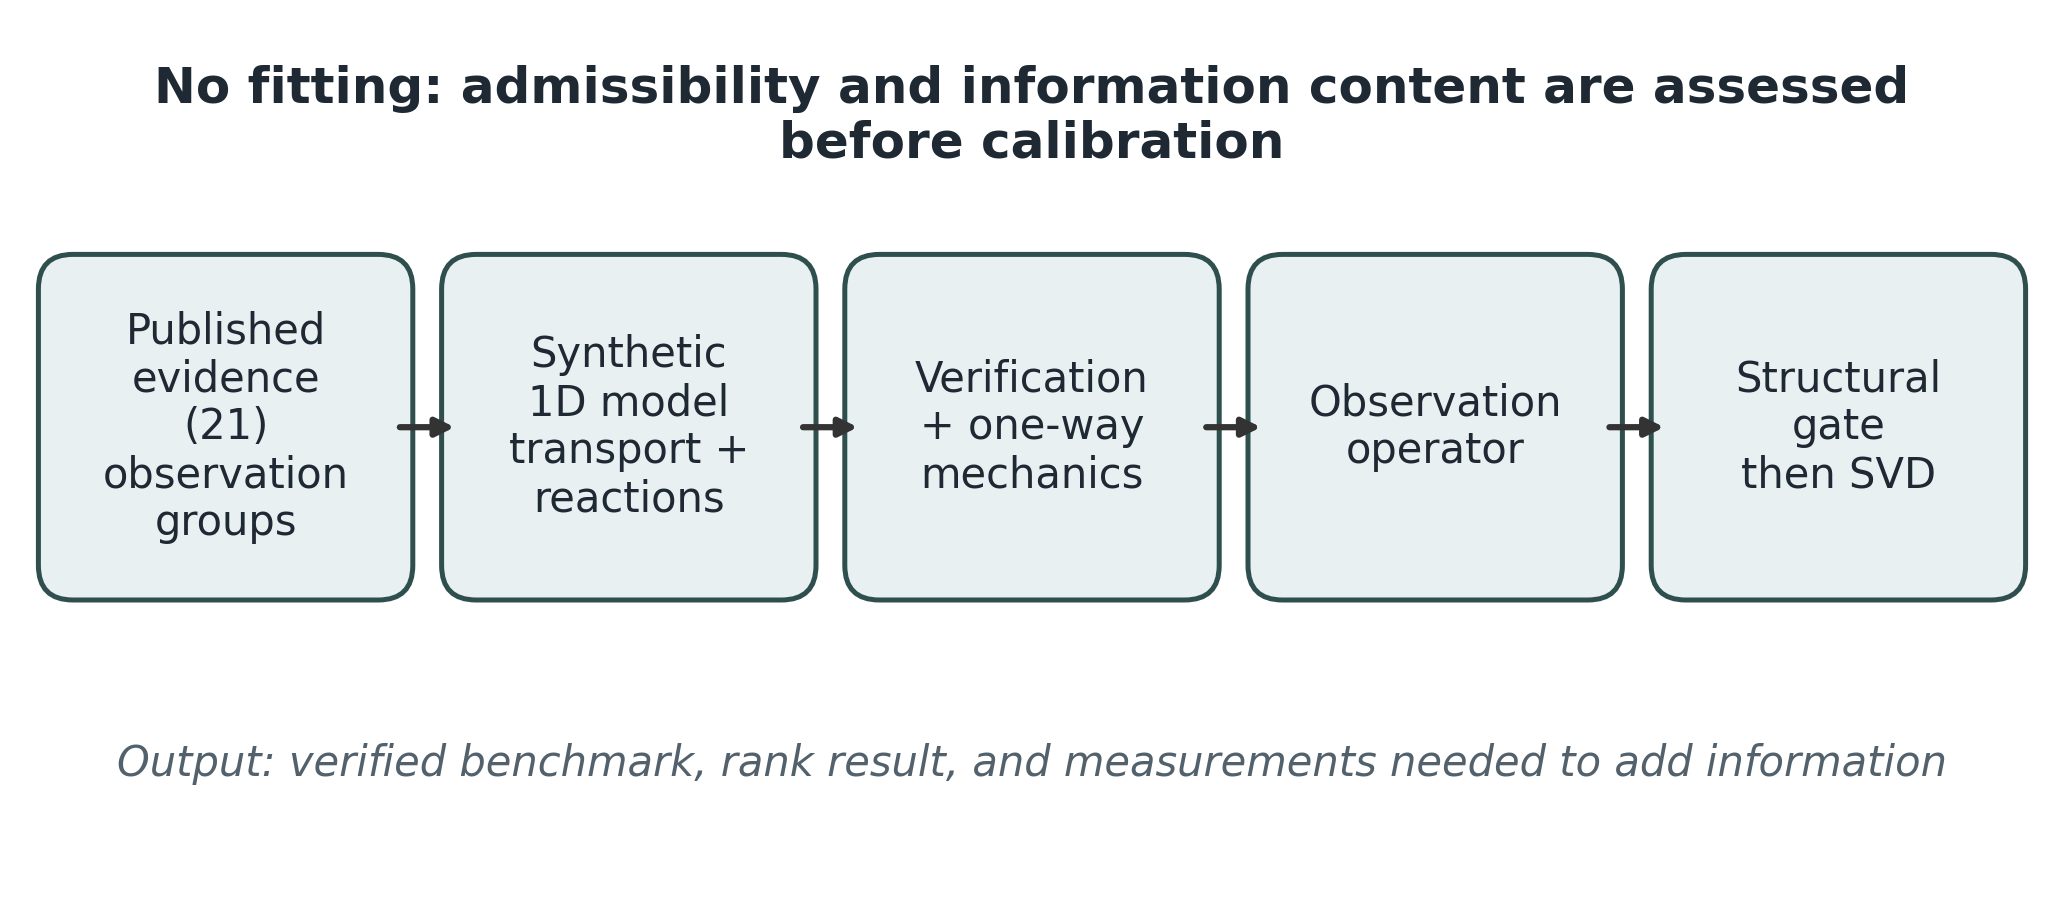

Write Python code to recreate this figure.
#!/usr/bin/env python3
"""Create a publication-ready workflow diagram for the observation-operator study.

The script writes workflow_observation_operator.png (300 dpi) and
workflow_observation_operator.pdf (vector PDF) beside this script.
"""

from pathlib import Path

import matplotlib.pyplot as plt
from matplotlib.patches import FancyArrowPatch, FancyBboxPatch


# Output files are written beside this script so it remains portable.
OUTPUT_DIR = Path(__file__).resolve().parent
PNG_PATH = OUTPUT_DIR / "workflow_observation_operator.png"
PDF_PATH = OUTPUT_DIR / "workflow_observation_operator.pdf"

# Muted, colorblind-friendly academic palette.
BOX_FACE = "#E8F0F2"
BOX_EDGE = "#2F4F4F"
ARROW_COLOR = "#333333"
TITLE_COLOR = "#1F2933"
OUTPUT_COLOR = "#52616B"

# Use common sans-serif fonts with a reliable Matplotlib fallback.
plt.rcParams.update(
    {
        "font.family": "sans-serif",
        "font.sans-serif": ["Arial", "Helvetica", "DejaVu Sans"],
        "pdf.fonttype": 42,
        "ps.fonttype": 42,
        "savefig.facecolor": "white",
    }
)


def build_flowchart() -> tuple[plt.Figure, plt.Axes]:
    """Draw the left-to-right workflow and return the figure and axes."""
    fig, ax = plt.subplots(figsize=(7.0, 3.0))
    fig.subplots_adjust(left=0.02, right=0.98, bottom=0.02, top=0.98)
    ax.set_xlim(0, 7)
    ax.set_ylim(0, 3)
    ax.axis("off")

    # The title is wrapped intentionally to preserve a comfortable font size.
    ax.text(
        3.5,
        2.68,
        "No fitting: admissibility and information content are assessed\nbefore calibration",
        ha="center",
        va="center",
        fontsize=12,
        fontweight="bold",
        color=TITLE_COLOR,
        linespacing=1.15,
    )

    labels = [
        "Published\nevidence\n(21)\nobservation\ngroups",
        "Synthetic\n1D model\ntransport +\nreactions",
        "Verification\n+ one-way\nmechanics",
        "Observation\noperator",
        "Structural\ngate\nthen SVD",
    ]

    # Uniform box geometry keeps the flow visually balanced.
    box_width = 1.18
    box_height = 1.08
    gap = 0.22
    first_x = 0.11
    box_y = 1.06
    center_y = box_y + box_height / 2
    xs = [first_x + i * (box_width + gap) for i in range(len(labels))]

    for x, label in zip(xs, labels):
        box = FancyBboxPatch(
            (x, box_y),
            box_width,
            box_height,
            boxstyle="round,pad=0.06,rounding_size=0.12",
            linewidth=1.2,
            edgecolor=BOX_EDGE,
            facecolor=BOX_FACE,
            antialiased=True,
            zorder=2,
        )
        ax.add_patch(box)
        ax.text(
            x + box_width / 2,
            center_y,
            label,
            ha="center",
            va="center",
            fontsize=10.0,
            color=TITLE_COLOR,
            linespacing=1.18,
            zorder=3,
        )

    # Draw arrows in the open gaps, from box edge to box edge.
    for left_x, right_x in zip(xs[:-1], xs[1:]):
        arrow = FancyArrowPatch(
            (left_x + box_width + 0.015, center_y),
            (right_x - 0.015, center_y),
            arrowstyle="-|>",
            mutation_scale=9,
            linewidth=1.5,
            color=ARROW_COLOR,
            shrinkA=0,
            shrinkB=0,
            zorder=4,
        )
        ax.add_patch(arrow)

    ax.text(
        3.5,
        0.43,
        "Output: verified benchmark, rank result, and measurements needed to add information",
        ha="center",
        va="center",
        fontsize=10,
        fontstyle="italic",
        color=OUTPUT_COLOR,
    )

    return fig, ax


def main() -> None:
    """Generate PNG and vector PDF outputs."""
    fig, _ = build_flowchart()
    fig.savefig(PNG_PATH, dpi=300, bbox_inches="tight", pad_inches=0.08)
    fig.savefig(PDF_PATH, format="pdf", bbox_inches="tight", pad_inches=0.08)
    plt.close(fig)
    print(f"Saved PNG: {PNG_PATH}")
    print(f"Saved PDF: {PDF_PATH}")


if __name__ == "__main__":
    main()
